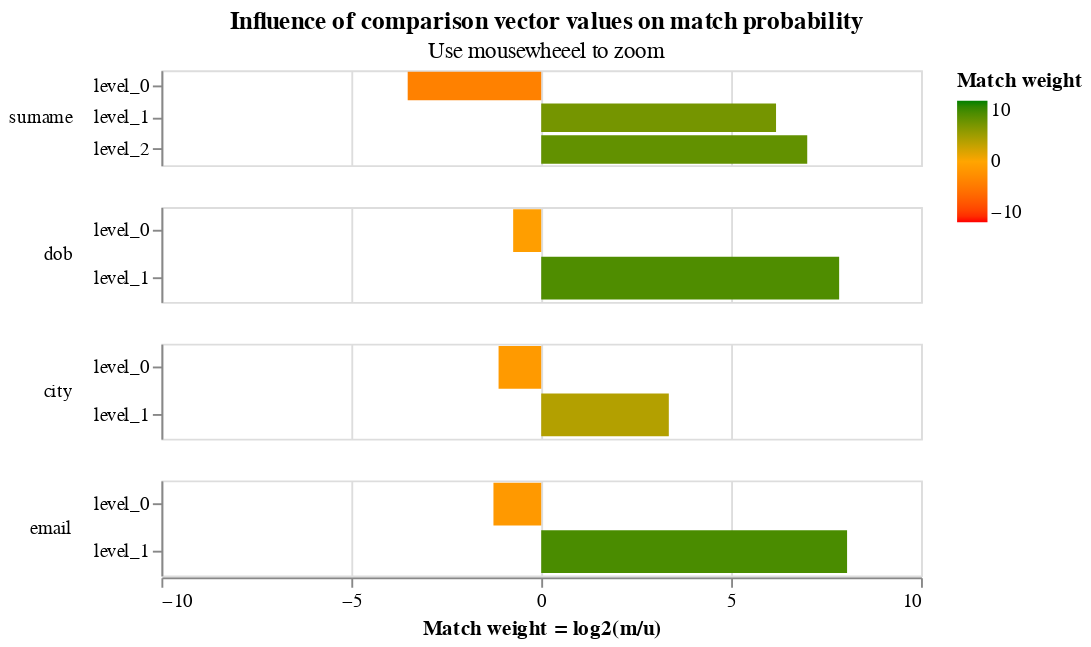

Here is the notebook cell this chart was saved with:
### Markdown cell above
An alternative representation of the parameters displays them in terms of the effect different values in the comparison vectors have on the match probability:

### Code cell
model.bayes_factor_chart()

### Figure 1 — Vega-Lite specification as saved in the notebook (floating-point values rounded to 4 significant figures)
{"$schema": "https://vega.github.io/schema/vega-lite/v4.json", "config": {"header": {"title": null}, "mark": {"tooltip": null}, "title": {"anchor": "middle"}, "view": {"continuousHeight": 300, "continuousWidth": 400, "height": 300, "width": 400}}, "data": {"name": "data-8a2fa2a7ccd17219a56c25200911ff2f"}, "datasets": {"data-8a2fa2a7ccd17219a56c25200911ff2f": [{"bayes_factor": 128.4, "column_name": "surname", "comparison_vector_value": "2", "gamma_column_name": "gamma_surname", "gamma_index": 2, "is_null": false, "label": "level_2", "level_name": "level_2", "level_proportion": 0.2142, "log2_bayes_factor": 7.004, "m_probability": 0.6277, "num_levels": 3, "sql_expr": "WHEN JARO_WINKLER_SIM(surname_l, surname_r) >= 1.0 THEN 2", "u_probability": 0.00489}, {"bayes_factor": 72.64, "column_name": "surname", "comparison_vector_value": "1", "gamma_column_name": "gamma_surname", "gamma_index": 1, "is_null": false, "label": "level_1", "level_name": "level_1", "level_proportion": 0.09861, "log2_bayes_factor": 6.183, "m_probability": 0.2856, "num_levels": 3, "sql_expr": "WHEN JARO_WINKLER_SIM(surname_l, surname_r) >= 0.88 THEN 1", "u_probability": 0.003932}, {"bayes_factor": 0.08744, "column_name": "surname", "comparison_vector_value": "0", "gamma_column_name": "gamma_surname", "gamma_index": 0, "is_null": false, "label": "level_0", "level_name": "level_0", "level_proportion": 0.6871, "log2_bayes_factor": -3.516, "m_probability": 0.08667, "num_levels": 3, "sql_expr": "ELSE 0", "u_probability": 0.9912}, {"bayes_factor": 229.8, "column_name": "dob", "comparison_vector_value": "1", "gamma_column_name": "gamma_dob", "gamma_index": 1, "is_null": false, "label": "level_1", "level_name": "level_1", "level_proportion": 0.1362, "log2_bayes_factor": 7.844, "m_probability": 0.4017, "num_levels": 2, "sql_expr": "WHEN dob_l = dob_r THEN 1", "u_probability": 0.001748}, {"bayes_factor": 0.5994, "column_name": "dob", "comparison_vector_value": "0", "gamma_column_name": "gamma_dob", "gamma_index": 0, "is_null": false, "label": "level_0", "level_name": "level_0", "level_proportion": 0.8638, "log2_bayes_factor": -0.7385, "m_probability": 0.5983, "num_levels": 2, "sql_expr": "ELSE 0", "u_probability": 0.9983}, {"bayes_factor": 10.27, "column_name": "city", "comparison_vector_value": "1", "gamma_column_name": "gamma_city", "gamma_index": 1, "is_null": false, "label": "level_1", "level_name": "level_1", "level_proportion": 0.2269, "log2_bayes_factor": 3.36, "m_probability": 0.5661, "num_levels": 2, "sql_expr": "WHEN city_l = city_r THEN 1", "u_probability": 0.05515}, {"bayes_factor": 0.4592, "column_name": "city", "comparison_vector_value": "0", "gamma_column_name": "gamma_city", "gamma_index": 0, "is_null": false, "label": "level_0", "level_name": "level_0", "level_proportion": 0.7731, "log2_bayes_factor": -1.123, "m_probability": 0.4339, "num_levels": 2, "sql_expr": "ELSE 0", "u_probability": 0.9449}, {"bayes_factor": 265.6, "column_name": "email", "comparison_vector_value": "1", "gamma_column_name": "gamma_email", "gamma_index": 1, "is_null": false, "label": "level_1", "level_name": "level_1", "level_proportion": 0.1973, "log2_bayes_factor": 8.053, "m_probability": 0.5827, "num_levels": 2, "sql_expr": "WHEN email_l = email_r THEN 1", "u_probability": 0.002194}, {"bayes_factor": 0.4182, "column_name": "email", "comparison_vector_value": "0", "gamma_column_name": "gamma_email", "gamma_index": 0, "is_null": false, "label": "level_0", "level_name": "level_0", "level_proportion": 0.8027, "log2_bayes_factor": -1.258, "m_probability": 0.4173, "num_levels": 2, "sql_expr": "ELSE 0", "u_probability": 0.9978}]}, "encoding": {"color": {"field": "log2_bayes_factor", "scale": {"domain": [-10, 0, 10], "range": ["red", "orange", "green"]}, "title": "Match weight", "type": "quantitative"}, "row": {"field": "column_name", "header": {"labelAlign": "left", "labelAnchor": "middle", "labelAngle": 0}, "sort": {"field": "gamma_index"}, "type": "nominal"}, "tooltip": [{"field": "column_name", "type": "nominal"}, {"field": "label", "title": "level label", "type": "ordinal"}, {"field": "sql_expr", "type": "nominal"}, {"field": "m_probability", "format": ".4f", "type": "quantitative"}, {"field": "u_probability", "format": ".4f", "type": "quantitative"}, {"field": "bayes_factor", "format": ".4f", "title": "Bayes factor = m/u", "type": "quantitative"}, {"field": "log2_bayes_factor", "format": ".4f", "title": "Match weight = log2(m/u)", "type": "quantitative"}, {"field": "level_proportion", "format": ".2%", "title": "Percentage of non-null comparisons in this level", "type": "nominal"}], "x": {"axis": {"title": "Match weight = log2(m/u)", "values": [-10, -5, 0, 5, 10]}, "field": "log2_bayes_factor", "scale": {"domain": [-10, 10]}, "type": "quantitative"}, "y": {"axis": {"title": null}, "field": "label", "sort": {"field": "gamma_index"}, "type": "nominal"}}, "height": 50, "mark": {"clip": true, "type": "bar"}, "resolve": {"scale": {"y": "independent"}}, "selection": {"selector076": {"bind": "scales", "encodings": ["x"], "type": "interval"}}, "title": {"subtitle": "Use mousewheeel to zoom", "text": "Influence of comparison vector values on match probability"}}
